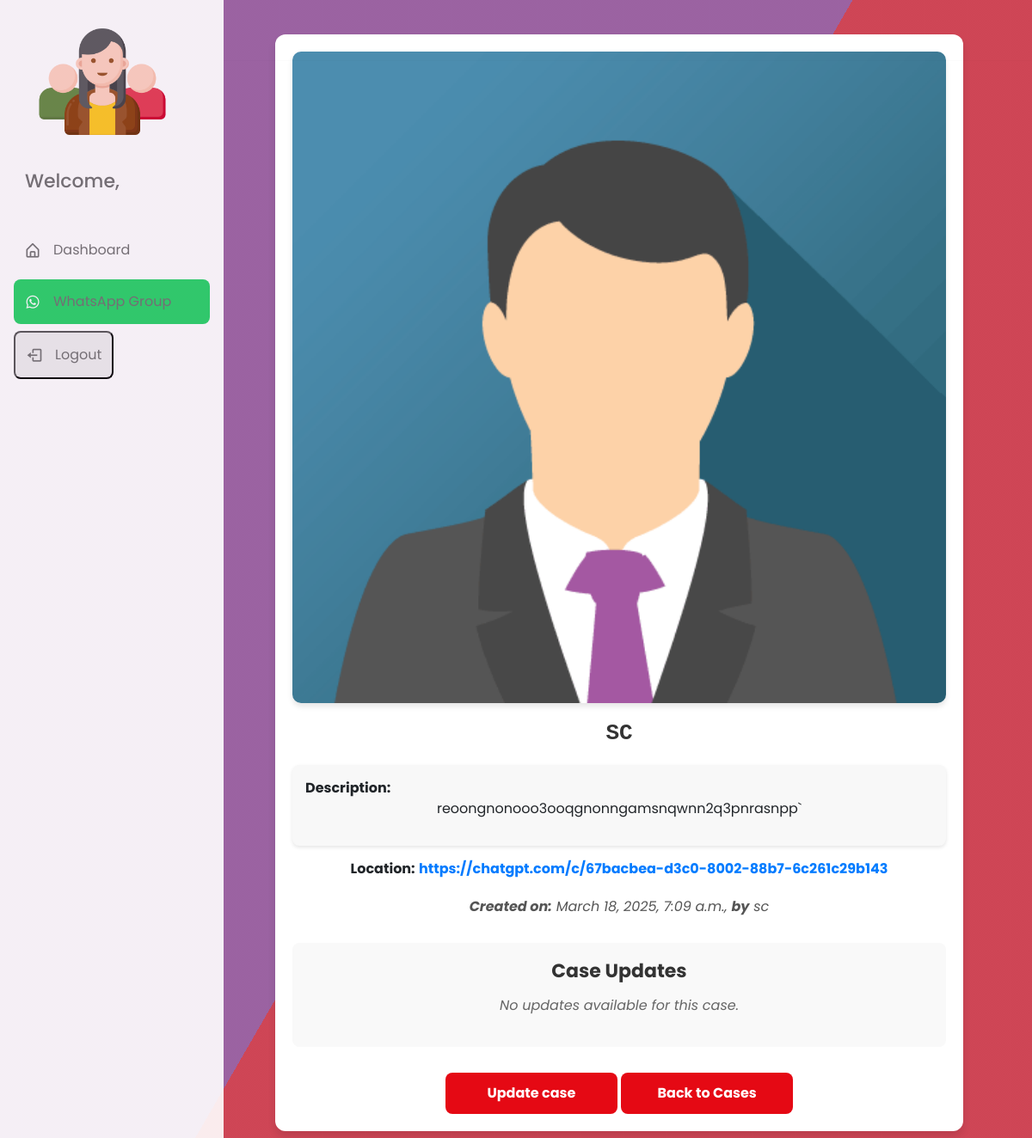
/cases/2/ (signed in), run on the app's committed database.
### home/models.py (models this page shows, shortened)
class Case(models.Model):
    id = models.AutoField(primary_key=True)
    title = models.CharField(max_length=100)
    description = models.TextField()
    location = models.URLField()
    image = models.ImageField(upload_to='static/case_images/')
    status = models.CharField(max_length=100,default="Pending")
    created = models.DateTimeField(auto_now_add=True)
    updated = models.DateTimeField(auto_now=True)
    approved = models.BooleanField(default=False)
    created_by = models.CharField(max_length=100)
    closed_by = models.CharField(max_length=100, blank=True, null=True)

### home/views.py (the view, shortened to what this page needs)
# urls.py: path("cases/<int:case_id>/", views.caseDetails, name="case_details"),
@login_required(login_url='home')
def caseDetails(request, case_id):
    if is_admin(request.user):
        base_template = 'admin_base.html'
    else:
        base_template = 'member_base.html'
    admin = "False"
    if is_admin(request.user):
        admin = "True"
    case = get_object_or_404(Case, id=case_id)
    updates = case.updates.all()
    return render(request, 'case_details.html', {'case': case, 'admin': admin, 'base_template': base_template, 'updates': updates})

### home/views.py (called while the page is built)
def is_admin(user):
    return user.groups.filter(name='ADMIN').exists()

### templates/case_details.html (shortened to what this page needs)
{% extends base_template %}
{% block content %}
{% load static %}
<div class="case-container">
    <img src="{{ case.image.url }}" alt="{{ case.title }}" class="case-image">
    <h1 class="case-title">{{ case.title }}</h1>
    <div class="case-description">
        <strong>Description:</strong>
        <p>{{ case.description }}</p>
    </div>
    <p class="case-info"><strong>Location:</strong> <a href="{{ case.location }}" target="_blank">{{ case.location }}</a></p>
    <p class="created-date"><strong>Created on:</strong> {{ case.created }}, <strong>by</strong> {{ case.created_by }}</p>
    <div class="updates-section">
        <h2 class="updates-title">Case Updates</h2>
        {% if updates %}
            {% for update in updates %}
                <div class="update-item">
                    <div class="update-info">
                        <div class="update-timestamp">{{ update.timestamp }}, <strong>by</strong> {{ update.updated_by }}</div>
                        <div class="update-title">{{ update.title }}</div>
                    </div>
                    <a href="{% url 'case_update_details' case.id update.id %}" class="view-update-button">View Details</a>
                </div>
            {% endfor %}
        {% else %}
            <p class="no-updates">No updates available for this case.</p>
        {% endif %}
    </div>
    {% if case.status == "close" %}
        <p class="created-date"><strong>Closed on:</strong> {{ case.updated }}, <strong>by</strong> {{ case.closed_by }}</p>
    {% else %}
        <a href="{% url 'case_update' case.id %}" class="back-button">Update case</a>
    {% endif %}
    <a href="{% url 'caselist' %}" class="back-button">Back to Cases</a>
</div>
{% endblock %}

### templates/member_base.html (style rules this page uses)
p { text-align: center; }
body { padding-left: 240px; }
h1 { font-family: monospace; }
:root { --body-color: #ebf0ff; --sidebar-color: #fff; --primary-color: #4070f4; --primary-color-light: #f6f5ff; --toggle-color: #ddd; --text-color: #707070; --tran-02: all 0.2s ease; --tran-03: all 0.3s ease; --tran-04: all 0.4s ease; --tran-05: all 0.5s ease; }
* { margin: 0; padding: 0; box-sizing: border-box; font-family: "Poppins", sans-serif; }
body { min-height: 100%; background-color: var(--body-color); transition: var(--tran-05); }

### templates/case_details.html (style rules this page uses)
.case-container { max-width: 800px; margin: 40px auto; padding: 20px; background-color: #fff; border-radius: 12px; box-shadow: 0px 6px 10px rgba(0, 0, 0, 0.1); text-align: center; }
.case-image { width: 100%; border-radius: 10px; margin-bottom: 20px; box-shadow: 0px 4px 6px rgba(0, 0, 0, 0.1); }
.case-title { font-size: 26px; font-weight: bold; margin-bottom: 20px; text-transform: uppercase; color: #333; }
.case-description { background-color: #f8f8f8; padding: 15px; border-radius: 8px; font-size: 16px; text-align: justify; line-height: 1.5; box-shadow: 0px 2px 4px rgba(0, 0, 0, 0.1); }
.case-info { font-size: 16px; margin-top: 15px; }
.case-info a { color: #007bff; text-decoration: none; font-weight: bold; }
.created-date { font-style: italic; color: #555; margin-top: 20px; }
.back-button { display: inline-block; margin: 30px auto 0; padding: 12px 20px; background-color: #e50914; color: white; border-radius: 8px; text-decoration: none; font-weight: bold; width: 200px; text-align: center; transition: background-color 0.3s ease; }
.updates-section { margin-top: 30px; text-align: left; background-color: #f9f9f9; padding: 20px; border-radius: 8px; }
.updates-title { font-size: 22px; font-weight: bold; margin-bottom: 15px; color: #333; text-align: center; }
.no-updates { text-align: center; font-style: italic; color: #666; }

### data on the page
Case: image (picture), title "SC", description "reoongnonooo3ooqgnonngamsnqwnn2q3pnrasnpp`", location "https://chatgpt.com/c/67bacbea-d3c0-8002-88b7-6c261c29b143", created "March 18, 2025, 7:09 a.m.", created_by "sc"
